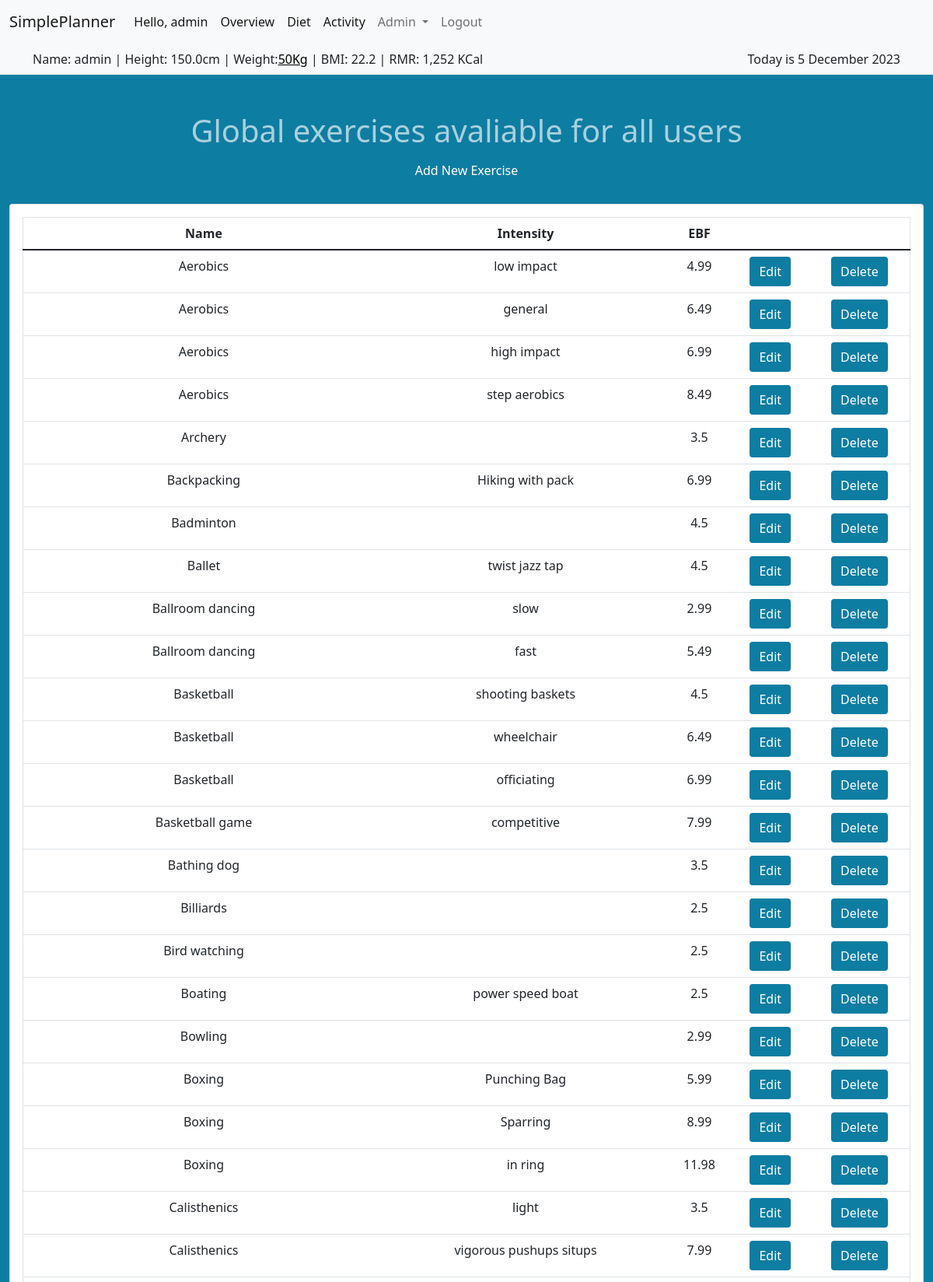
The page /admin_exercises (signed in, upper part) on the database its author committed.
### tables this page shows
CREATE TABLE standard_exercises (
    id INTEGER PRIMARY KEY,
    exercise_name TEXT,
    intensity TEXT,
    energy_burn_factor INTEGER
);

### app.py (the view)
@app.route("/admin_exercises")
@helpers.admin_required
def admin_exercises():
    cur = db.cursor()
    exercises = cur.execute(
        "SELECT * FROM standard_exercises ORDER BY exercise_name, energy_burn_factor").fetchall()
    cur.close()
    return render_template("admin_exercises.html", exercises=exercises)

### helpers.py (called while the page is built)
def dict_factory(cursor, row):
    fields = [column[0] for column in cursor.description]
    return {key: value for key, value in zip(fields, row)}

def admin_required(f):
    @wraps(f)
    def decorated_function(*args, **kwargs):
        if session.get("user_id") != 1:
            return redirect("/logout")
        return f(*args, **kwargs)
    return decorated_function

def kcal(value):
    return f"{value:,} KCal"

def date_format(value):
    months = ("January", "February", "March", "April", "May", "June",
              "July", "August", "September", "October", "November", "December")
    month = months[value.month-1]
    return "{} {} {}".format(value.day, month, value.year)

### templates/admin_exercises.html (shortened to what this page needs)
{% extends "layout.html" %}
{% block main %}
<h1>Global exercises avaliable for all users</h1>
<button id="btn_addnew">Add New Exercise</button>
<br>
<div class="card text-center">
    <div class="card-body">
        <table class="table">
            <thead>
                <tr>
                    <th>Name</th>
                    <th>Intensity</th>
                    <th>EBF</th>
                    <th></th>
                    <th></th>
                </tr>
            </thead>
            <tbody id="exercises">
                {% for exercise in exercises %}
                <tr>
                    <td id="{{ exercise['id'] }}_name">{{ exercise["exercise_name"] }}</td>
                    <td id="{{ exercise['id'] }}_intensity">{{ exercise["intensity"] }}</td>
                    <td id="{{ exercise['id'] }}_ebf">{{ exercise["energy_burn_factor"] }}</td>
                    <td id="{{ exercise['id'] }}_button">
                        <button class="editbutton" data-id="{{ exercise['id'] }}" type="button">Edit</button>
                    </td>
                    <td>
                        <form action="/delete_exercise" method="post"
                            onsubmit="return confirm('Are you sure you wish to delete {{ exercise.exercise_name }} - {{ exercise.intensity }}?');">
                            <button type="submit">Delete</button>
                        </form>
                    </td>
                </tr>
                {% endfor %}
            </tbody>
        </table>
    </div>
</div>
{% endblock %}

### static/style.css (style rules this page uses)
body { background-color: rgb(14, 125, 162); }
h1 { color: rgba(255, 255, 255, 0.645); text-align: center; }
table { border: 1px solid; }
button { background-color: rgb(14, 125, 162); border: 2px solid rgb(14, 125, 162); color: white; padding: 5px 10px; text-align: center; text-decoration: none; display: inline-block; font-size: 16px; border-radius: 4px; transition-duration: 0.4s; }

### rows shown on the page
standard_exercises: exercise_name "Aerobics", intensity "low impact", energy_burn_factor "4.99"
standard_exercises: exercise_name "Aerobics", intensity "general", energy_burn_factor "6.49"
standard_exercises: exercise_name "Aerobics", intensity "high impact", energy_burn_factor "6.99"
standard_exercises: exercise_name "Aerobics", intensity "step aerobics", energy_burn_factor "8.49"
standard_exercises: exercise_name "Archery", energy_burn_factor "3.5"
standard_exercises: exercise_name "Backpacking", intensity "Hiking with pack", energy_burn_factor "6.99"
standard_exercises: exercise_name "Badminton", energy_burn_factor "4.5"
standard_exercises: exercise_name "Ballet", intensity "twist jazz tap", energy_burn_factor "4.5"
standard_exercises: exercise_name "Ballroom dancing", intensity "slow", energy_burn_factor "2.99"
standard_exercises: exercise_name "Ballroom dancing", intensity "fast", energy_burn_factor "5.49"
standard_exercises: exercise_name "Basketball", intensity "shooting baskets", energy_burn_factor "4.5"
standard_exercises: exercise_name "Basketball", intensity "wheelchair", energy_burn_factor "6.49"
standard_exercises: exercise_name "Basketball", intensity "officiating", energy_burn_factor "6.99"
standard_exercises: exercise_name "Basketball game", intensity "competitive", energy_burn_factor "7.99"
standard_exercises: exercise_name "Bathing dog", energy_burn_factor "3.5"
standard_exercises: exercise_name "Billiards", energy_burn_factor "2.5"
standard_exercises: exercise_name "Bird watching", energy_burn_factor "2.5"
standard_exercises: exercise_name "Boating", intensity "power speed boat", energy_burn_factor "2.5"
standard_exercises: exercise_name "Bowling", energy_burn_factor "2.99"
standard_exercises: exercise_name "Boxing", intensity "Punching Bag", energy_burn_factor "5.99"
standard_exercises: exercise_name "Boxing", intensity "Sparring", energy_burn_factor "8.99"
standard_exercises: exercise_name "Boxing", intensity "in ring", energy_burn_factor "11.98"
standard_exercises: exercise_name "Calisthenics", intensity "light", energy_burn_factor "3.5"
standard_exercises: exercise_name "Calisthenics", intensity "vigorous pushups situps", energy_burn_factor "7.99"

### other values the page prints
{{ session["username"] }} "admin"
{{ session["height"] }} "150.0"
{{ session['weight'] }} "50"
{{ session["rmr"] | kcal }} "1,252 KCal"
{{ session["today"] | date_format }} "5 December 2023"
